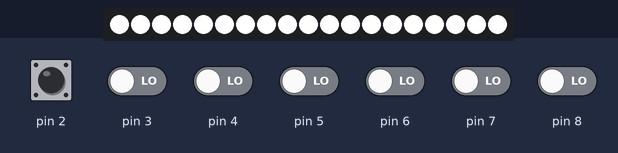
Recording of a sketch running on a simulated Arduino Uno, built with avr-gcc and run on an emulated ATmega328P. On the bench: 19 RGB LEDs in strip order, left to right. The test bench sets the inputs (shaded band); at power-on: pin 2–8 LOW.

Above: at 1.2 s.
1.3 s: pin 2 driven HIGH
At 1.77 s:
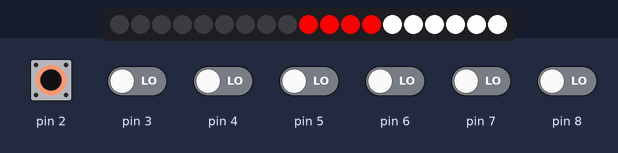
3.7 s: pin 2 driven LOW
At 6.1 s:
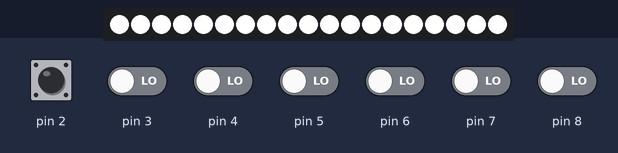
6.4 s: pin 4 driven HIGH
At 7.3 s:
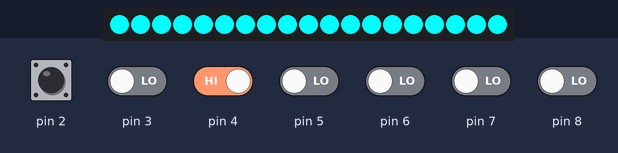
7.9 s: pin 2 driven HIGH
At 8.38 s:
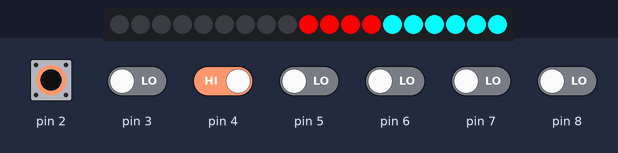
10.9 s: pin 2 pulsed LOW 5 times (0.12 s each, 0.3 s apart)
Timing chart, 0 to 13.9 s (numbered marks = the images above; inputs shaded):
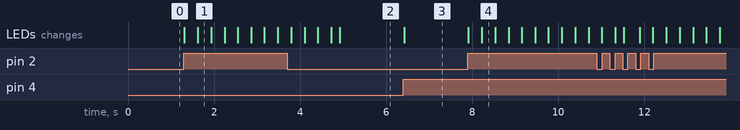

The sketch:

FinalLED.ino
```cpp
#include <Adafruit_NeoPixel.h>

#define PIN 11
// input pin Neopixel is attached to

#define NUMPIXELS 19
// number of neopixels in Ring

Adafruit_NeoPixel pixels = Adafruit_NeoPixel(NUMPIXELS, PIN, NEO_GRB + NEO_KHZ800);

int delayval = 50;
// timing delay

int redColor = 255;
int greenColor = 255;
int blueColor = 255;

int buttonA = 0;
int buttonB = 0;
int buttonC = 0;
int buttonD = 0;
int buttonE = 0;
int buttonF = 0;
int buttonG = 0;

void setup() {
  pixels.begin(); // Initializes the NeoPixel library.
  Serial.begin(9600);

}

void loop() {
  buttonA = digitalRead(2);
  buttonB = digitalRead(3);
  buttonC = digitalRead(4);
  buttonD = digitalRead(5);
  buttonE = digitalRead(6);
  buttonF = digitalRead(7);
  buttonG = digitalRead(8);

    if (buttonA == HIGH){
      chase(pixels.Color(255, 0, 0)); // Red
      chase(pixels.Color(0, 255, 0)); // Green
      chase(pixels.Color(0, 0, 255)); // Blue

    }

    else if (buttonB == HIGH){
      pixels.setPixelColor(2, 255, 255, 0);


    }

    else if (buttonC == HIGH){
      //LED is yellow
      redColor = 0;
      greenColor = 255;
      blueColor = 255;

    }

    else if (buttonD == HIGH){
      //LED is Green
      redColor = 0;
      greenColor = 255;
      blueColor = 0;

    }

    else if (buttonE == HIGH){
      //LED is Blue
      redColor = 0;
      greenColor = 0;
      blueColor = 255;


    }

    else if (buttonF == HIGH){
      //LED is Indigo
      redColor = 100;
      greenColor = 100;
      blueColor = 255;

    }

    else if (buttonG == HIGH){
      //LED is Violet
      redColor = 255;
      greenColor = 0;
      blueColor = 255;

    }

//    else{
//      redColor = 255;
//      greenColor = 255;
//      blueColor = 255;
//    }

  for(int i=0;i<NUMPIXELS;i++){
    // pixels.Color takes RGB values, from 0,0,0 up to 255,255,255
    pixels.setPixelColor(i, pixels.Color(redColor, greenColor, blueColor));

    pixels.show(); // This sends the updated pixel color to the hardware.
  }
}

static void chase(uint32_t c) {
  for(uint16_t i=0; i<pixels.numPixels()+4; i++) {
      pixels.setPixelColor(i  , c); // Draw new pixel
      pixels.setPixelColor(i-4, 0); // Erase pixel a few steps back
      pixels.show();
      delay(25);
  }
}
```

Measured:
- after the input at 1.3 s, the LEDs: first change at once (image 1 shows a later state)
- after the input at 3.7 s, the LEDs: first differ from a run without the input after 1.2 s (image 2)
- after the input at 6.4 s, the LEDs: change at once (image 3)
- after the input at 7.9 s, the LEDs: first change at once (image 4 shows a later state)
